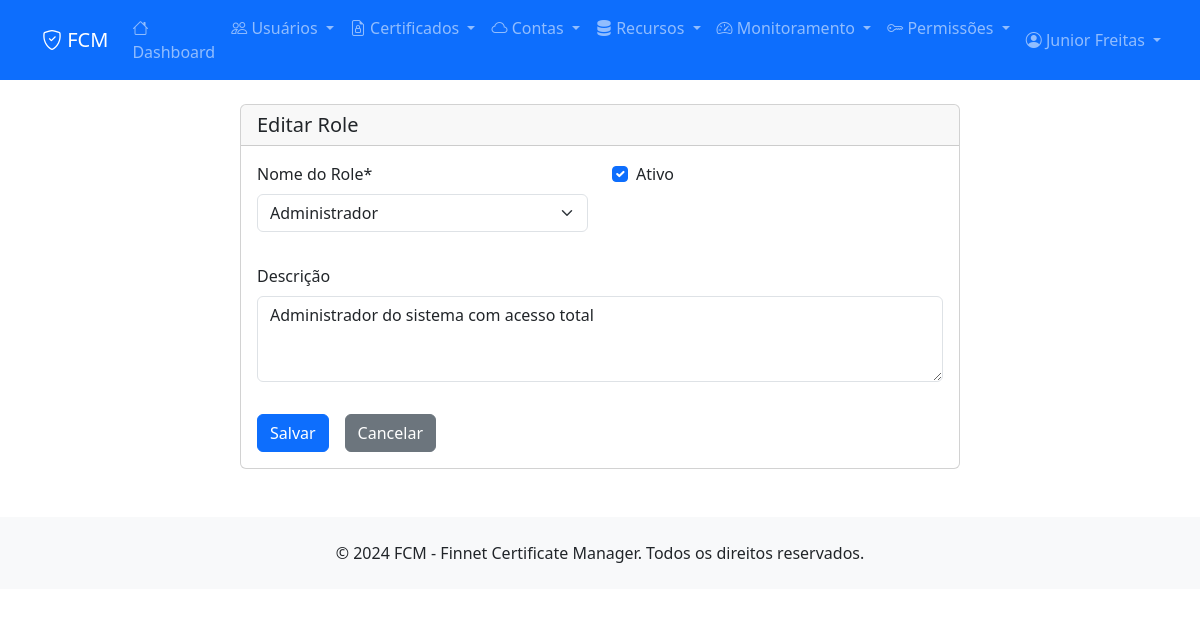
The app's page /permissions/roles/9be1ca64-d01e-4fb6-be72-238fce615fab/edit/ (signed in) with its own data.
### apps/users/models.py (models this page shows, shortened)
class User(AbstractUser):
    STATUS_CHOICES = [
        (0, 'Ativo'),
        (1, 'Inativo'),
    ]
    id = models.CharField(max_length=255, primary_key=True)
    nome = models.CharField(max_length=255, verbose_name='Nome')
    email = models.EmailField(unique=True, verbose_name='Email')
    status = models.IntegerField(choices=STATUS_CHOICES, default=0, verbose_name='Status')
    data_cad = models.DateTimeField(default=timezone.now, verbose_name='Data de Cadastro')
    usu_cad = models.CharField(max_length=255, verbose_name='Usuário de Cadastro', blank=True)
    data_atu = models.DateTimeField(null=True, blank=True, verbose_name='Data de Atualização')
    usu_atu = models.CharField(max_length=255, null=True, blank=True, verbose_name='Usuário de Atualização')
    username = None
    first_name = None
    last_name = None
    USERNAME_FIELD = 'email'
    REQUIRED_FIELDS = ['nome']
    objects = UserManager()
    class Meta:
        db_table = 'users'
        verbose_name = 'Usuário'
        verbose_name_plural = 'Usuários'

### apps/permissions/models.py (models this page shows, shortened)
class Role(models.Model):
    ROLE_CHOICES = [
        ('admin', 'Administrador'),
        ('manager', 'Gerente'),
        ('user', 'Usuário'),
        ('viewer', 'Visualizador'),
    ]
    id = models.CharField(max_length=255, primary_key=True)
    name = models.CharField(max_length=50, choices=ROLE_CHOICES, unique=True, verbose_name='Nome do Role')
    description = models.TextField(blank=True, null=True, verbose_name='Descrição')
    is_active = models.BooleanField(default=True, verbose_name='Ativo')
    data_cad = models.DateTimeField(default=timezone.now, verbose_name='Data de Cadastro')
    usu_cad = models.CharField(max_length=255, verbose_name='Usuário de Cadastro')
    data_atu = models.DateTimeField(null=True, blank=True, verbose_name='Data de Atualização')
    usu_atu = models.CharField(max_length=255, null=True, blank=True, verbose_name='Usuário de Atualização')
    class Meta:
        db_table = 'roles'
        verbose_name = 'Role'
        verbose_name_plural = 'Roles'
        ordering = ['name']

### apps/permissions/views.py (the view)
# urls.py: path('roles/<str:role_id>/edit/', views.role_edit, name='role_edit'),
@login_required
def role_edit(request, role_id):
    role = get_object_or_404(Role, id=role_id)
    if request.method == 'POST':
        form = RoleForm(request.POST, instance=role)
        if form.is_valid():
            role = form.save(commit=False)
            role.usu_atu = request.user.email
            role.data_atu = timezone.now()
            role.save()
            messages.success(request, f'Role "{role.get_name_display()}" atualizado com sucesso!')
            return redirect('permissions:role_list')
    else:
        form = RoleForm(instance=role)
    context = {'form': form, 'role': role, 'title': 'Editar Role'}
    return render(request, 'permissions/role_form.html', context)

### apps/permissions/forms.py
class RoleForm(forms.ModelForm):
    class Meta:
        model = Role
        fields = ['name', 'description', 'is_active']
        widgets = {
            'description': forms.Textarea(attrs={'rows': 3}),
        }
    def __init__(self, *args, **kwargs):
        super().__init__(*args, **kwargs)
        self.helper = FormHelper()
        self.helper.form_method = 'post'
        self.helper.layout = Layout(
            Row(
                Column('name', css_class='form-group col-md-6 mb-3'),
                Column('is_active', css_class='form-group col-md-6 mb-3'),
                css_class='form-row'
            ),
            Row(
                Column('description', css_class='form-group col-md-12 mb-3'),
                css_class='form-row'
            ),
            Div(
                Submit('submit', 'Salvar', css_class='btn btn-primary me-2'),
                HTML('<a href="{% url "permissions:role_list" %}" class="btn btn-secondary">Cancelar</a>'),
                css_class='d-flex gap-2'
            )
        )

### templates/permissions/role_form.html (shortened to what this page needs)
{% extends 'base.html' %}
{% load crispy_forms_tags %}
{% block content %}
<div class="container">
    <div class="row justify-content-center">
        <div class="col-md-8">
            <div class="card">
                <div class="card-header">
                    <h5 class="mb-0">{{ title }}</h5>
                </div>
                <div class="card-body">
                    {% crispy form %}
                </div>
            </div>
        </div>
    </div>
</div>
{% endblock %}

### templates/base.html (shortened to what this page needs)
<!DOCTYPE html>
<html lang="pt-br">
<head>
    <link href="https://cdn.jsdelivr.net/npm/bootstrap@5.3.0/dist/css/bootstrap.min.css" rel="stylesheet">
    <link href="https://cdn.jsdelivr.net/npm/bootstrap-icons@1.10.0/font/bootstrap-icons.css" rel="stylesheet">
    <link href="https://cdnjs.cloudflare.com/ajax/libs/font-awesome/6.4.0/css/all.min.css" rel="stylesheet">
</head>
<body>
    <nav class="navbar navbar-expand-lg navbar-dark bg-primary">
        <div class="container">
            <a class="navbar-brand" href="{% url 'dashboard' %}">
                <i class="bi bi-shield-check"></i> FCM
            </a>
            <div class="collapse navbar-collapse" id="navbarNav">
                <ul class="navbar-nav me-auto">
                    <li class="nav-item">
                        <a class="nav-link" href="{% url 'dashboard' %}">
                            <i class="bi bi-house"></i> Dashboard
                        </a>
                    </li>
                    <li class="nav-item dropdown">
                        <a class="nav-link dropdown-toggle" href="#" role="button" data-bs-toggle="dropdown">
                            <i class="bi bi-people"></i> Usuários
                        </a>
                    </li>
                    <li class="nav-item dropdown">
                        <a class="nav-link dropdown-toggle" href="#" role="button" data-bs-toggle="dropdown">
                            <i class="bi bi-file-earmark-lock"></i> Certificados
                        </a>
                    </li>
                    <li class="nav-item dropdown">
                        <a class="nav-link dropdown-toggle" href="#" role="button" data-bs-toggle="dropdown">
                            <i class="bi bi-cloud"></i> Contas
                        </a>
                    </li>
                    <li class="nav-item dropdown">
                        <a class="nav-link dropdown-toggle" href="#" role="button" data-bs-toggle="dropdown">
                            <i class="bi bi-server"></i> Recursos
                        </a>
                    </li>
                    <li class="nav-item dropdown">
                        <a class="nav-link dropdown-toggle" href="#" role="button" data-bs-toggle="dropdown">
                            <i class="bi bi-speedometer2"></i> Monitoramento
                        </a>
                    </li>
                    <li class="nav-item dropdown">
                        <a class="nav-link dropdown-toggle" href="#" role="button" data-bs-toggle="dropdown">
                            <i class="bi bi-key"></i> Permissões
                        </a>
                    </li>
                </ul>
                <ul class="navbar-nav">
                    {% if user.is_authenticated %}
                        <li class="nav-item dropdown">
                            <a class="nav-link dropdown-toggle" href="#" role="button" data-bs-toggle="dropdown">
                                <i class="bi bi-person-circle"></i> {{ user.nome|default:user.email }}
                            </a>
                        </li>
                    {% else %}
                        <li class="nav-item">
                            <a class="nav-link" href="{% url 'login' %}">
                                <i class="bi bi-box-arrow-in-right"></i> Entrar
                            </a>
                        </li>
                    {% endif %}
                </ul>
            </div>
        </div>
    </nav>
    <main class="container my-4">
        {% block content %}{% endblock %}
    </main>
    <footer class="bg-light py-4 mt-5">
        <div class="container text-center">
            <p class="mb-0">&copy; 2024 FCM - Finnet Certificate Manager. Todos os direitos reservados.</p>
        </div>
    </footer>
</body>
</html>

### records on screen
User: nome "Junior Freitas"
Role: name "Administrador", is_active "☑", description "Administrador do sistema com acesso total"

### other values on screen
{{ title }} "Editar Role"
